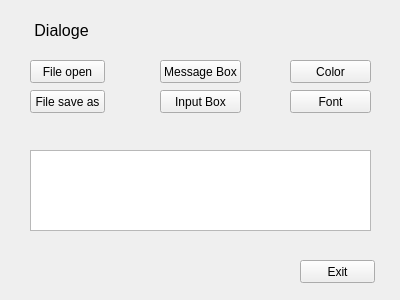
<?xml version="1.0" encoding="UTF-8"?>
<ui version="4.0">
 <class>MainWindow</class>
 <widget class="QMainWindow" name="MainWindow">
  <property name="geometry">
   <rect>
    <x>0</x>
    <y>0</y>
    <width>400</width>
    <height>300</height>
   </rect>
  </property>
  <property name="windowTitle">
   <string>MainWindow</string>
  </property>
  <widget class="QWidget" name="centralWidget">
   <property name="minimumSize">
    <size>
     <width>400</width>
     <height>0</height>
    </size>
   </property>
   <widget class="QLabel" name="label">
    <property name="geometry">
     <rect>
      <x>30</x>
      <y>20</y>
      <width>221</width>
      <height>21</height>
     </rect>
    </property>
    <property name="font">
     <font>
      <family>Helvetica</family>
      <pointsize>12</pointsize>
     </font>
    </property>
    <property name="text">
     <string> Dialoge </string>
    </property>
   </widget>
   <widget class="QPushButton" name="FileOpenButton">
    <property name="geometry">
     <rect>
      <x>30</x>
      <y>60</y>
      <width>75</width>
      <height>23</height>
     </rect>
    </property>
    <property name="text">
     <string>File open</string>
    </property>
   </widget>
   <widget class="QPushButton" name="FileSaveAsButton">
    <property name="geometry">
     <rect>
      <x>30</x>
      <y>90</y>
      <width>75</width>
      <height>23</height>
     </rect>
    </property>
    <property name="text">
     <string>File save as</string>
    </property>
   </widget>
   <widget class="QPushButton" name="exitButton">
    <property name="geometry">
     <rect>
      <x>300</x>
      <y>260</y>
      <width>75</width>
      <height>23</height>
     </rect>
    </property>
    <property name="text">
     <string>Exit</string>
    </property>
   </widget>
   <widget class="QPushButton" name="MessageButton">
    <property name="geometry">
     <rect>
      <x>160</x>
      <y>60</y>
      <width>81</width>
      <height>23</height>
     </rect>
    </property>
    <property name="text">
     <string>Message Box</string>
    </property>
   </widget>
   <widget class="QPushButton" name="InputBox">
    <property name="geometry">
     <rect>
      <x>160</x>
      <y>90</y>
      <width>81</width>
      <height>23</height>
     </rect>
    </property>
    <property name="text">
     <string>Input Box</string>
    </property>
   </widget>
   <widget class="QTextEdit" name="textEdit">
    <property name="geometry">
     <rect>
      <x>30</x>
      <y>150</y>
      <width>341</width>
      <height>81</height>
     </rect>
    </property>
    <property name="font">
     <font>
      <family>Helvetica</family>
      <pointsize>10</pointsize>
     </font>
    </property>
   </widget>
   <widget class="QPushButton" name="ColorDialogButton">
    <property name="geometry">
     <rect>
      <x>290</x>
      <y>60</y>
      <width>81</width>
      <height>23</height>
     </rect>
    </property>
    <property name="text">
     <string>Color</string>
    </property>
   </widget>
   <widget class="QPushButton" name="FontDialogButton">
    <property name="geometry">
     <rect>
      <x>290</x>
      <y>90</y>
      <width>81</width>
      <height>23</height>
     </rect>
    </property>
    <property name="text">
     <string>Font</string>
    </property>
   </widget>
  </widget>
 </widget>
 <layoutdefault spacing="6" margin="11"/>
 <resources/>
 <connections/>
</ui>
